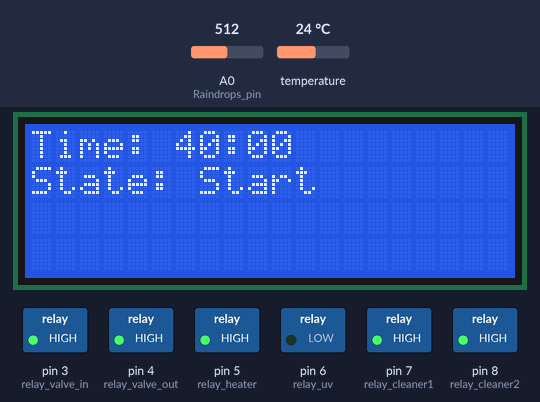
The sketch below on a simulated Arduino Uno, built with avr-gcc and run on an emulated ATmega328P. Shown: 20×4 character LCD, switched loads named in the sketch (green lamp = pin HIGH). The test bench sets the inputs (shaded band); at power-on: A0 (Raindrops_pin) = 512, temperature 24 °C.

Above: at 0.2 s.
At 6.5 s:
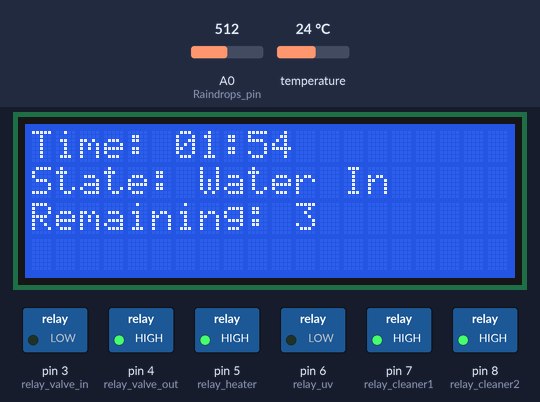
6.6 s: A0 (Raindrops_pin) set to 262
9.0 s: A0 (Raindrops_pin) set to 231
At 11.3 s:
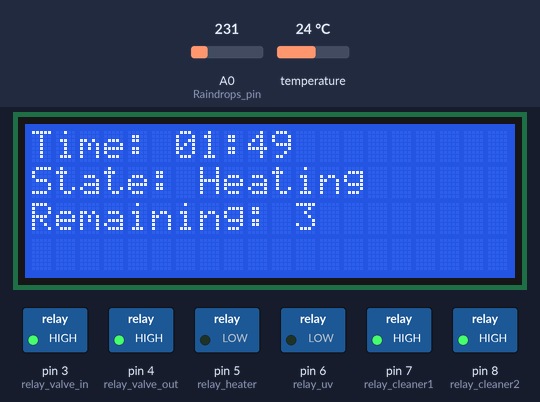
Timing chart, 0 to 12.8 s (numbered marks = the images above; inputs shaded):
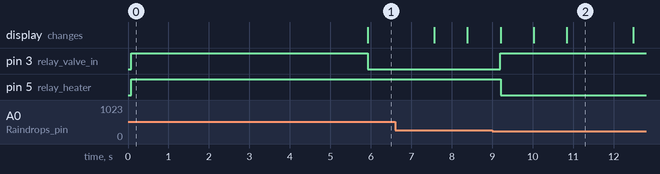

Measured:
- the behaviour switches between 250 and 249 on A0 (Raindrops_pin) (found by bisection; images 1 and 2)
- after the input at 9.0 s, pin 3 (relay_valve_in): LOW → HIGH after 0.19 s; pin 5 (relay_heater): HIGH → LOW after 0.21 s; the display: first changes after 0.21 s (image 2 shows a later state)

The sketch:

Cleaner.ino
```cpp
#include <Wire.h>
#include <OneWire.h>
#include <DallasTemperature.h>
#include <LiquidCrystal_I2C.h>
#define ONE_WIRE_BUS 2 // 수온센서
#define relay_valve_in 3 // 벨브in
#define relay_valve_out 4 // 벨브out
#define relay_heater 5 // 히터
#define relay_uv 6 // UV램프
#define relay_cleaner1 7 // 초음파1
#define relay_cleaner2 8 // 초음파2


//커뮤니케이션을 준비합니다.
OneWire oneWire(ONE_WIRE_BUS);
DallasTemperature sensors(&oneWire);
LiquidCrystal_I2C lcd(0x27, 20,4);    // LCD패널

int Raindrops_pin = A0;  // 빗방울센서 핀을 A0으로 설정
int arduino_state; // 아두이노 제어
int boundary_state; // 수위높이 체크
int temp_ok; // 온도 적정 확인
int cleaner_state; // 초음파 사용 여부
int clean_done; // 세척 완료 여부
int clean_count; // 세척 횟수
int minute; // 분
int sec; // 초
int heat_time; // 가열 시간
int in_time; // 물 들어오는 시간
float water_temp;
long prev_time, prev_clean, prev_out, curr_time;

void setup(void)
{
  Serial.begin(9600);
  sensors.begin();
  lcd.init();
  lcd.backlight();
  lcd.setCursor(0,0);
  pinMode(A0 , INPUT);   // 빗방울 감지핀을 아날로그 입력으로 설정
  pinMode(relay_valve_in, OUTPUT);
  pinMode(relay_valve_out, OUTPUT);
  pinMode(relay_heater, OUTPUT);
  pinMode(relay_cleaner1, OUTPUT);
  pinMode(relay_cleaner2, OUTPUT);
  pinMode(relay_uv, OUTPUT);
  arduino_state = 1;
  boundary_state = 0;
  cleaner_state = 0;
  clean_done = 0;
  clean_count = 0;
  temp_ok = 0;
  digitalWrite(relay_valve_in, HIGH);
  digitalWrite(relay_valve_out, HIGH);
  digitalWrite(relay_heater, HIGH);
  digitalWrite(relay_cleaner1, HIGH);
  digitalWrite(relay_cleaner2, HIGH);
  digitalWrite(relay_uv, LOW);
  prev_time = millis();
  heat_time = 0;
  in_time = 0;
  lcd.clear();
  lcd.setCursor(0,0);
  lcd.print("Time: 40:00");
  lcd.setCursor(0,1);
  lcd.print("State: ");
  lcd.print("Start");
  delay(5000);
}

void test() {
  Serial.print(arduino_state);
  Serial.print(", ");
  Serial.print(boundary_state);
  Serial.print(", ");
  Serial.print(cleaner_state);
  Serial.print(", ");
  Serial.print(clean_done);
  Serial.print(", ");
  Serial.println(clean_count);
  Serial.print("temperature: ");
  Serial.println(water_temp);
}

void loop(void){
  curr_time = millis();
  minute = (120000-curr_time)/60000 + (heat_time/1000)/60; // 남은시간/1분
  sec = ((120000-curr_time)/1000) - minute*60 + (heat_time/1000);
  sensors.requestTemperatures();
  water_temp = sensors.getTempCByIndex(0);
//  test();

  lcd.clear();
  lcd.setCursor(0,2);
  lcd.print("Remaining: ");
  lcd.print(3-clean_count);
  if(minute < 0) {
    lcd.setCursor(0,0);
    lcd.print("Time: 00:00");
    if(arduino_state == 0) {
      lcd.setCursor(0,1);
      lcd.print("State: Finish");
      lcd.setCursor(0,2);
      lcd.print("Remaining: 0");
    }
    else {
      lcd.setCursor(0,1);
      lcd.print("State: Start");
    }
  }
  else {
    lcd.setCursor(0,0);
    lcd.print("Time: ");
    lcd.print(minute);
    lcd.setCursor(8,0);
    lcd.print(":");
    lcd.setCursor(9,0);
    lcd.print(sec);
    if(sec<10 && sec>=0) {
      lcd.setCursor(9,0);
      lcd.print("0");
      lcd.print(sec);
    }
    if(minute<10 && minute>=0) {
      lcd.setCursor(6,0);
      lcd.print("0");
      lcd.print(minute);
    }
    lcd.setCursor(0,1);
    lcd.print("State: ");
    lcd.print("Start");
  }

  if(arduino_state == 1) {
  if(boundary_state == 0) {
    if(analogRead(A0) < 250){ // 빗방울 감지핀의 수위가 250미만이면
      digitalWrite(relay_valve_in, HIGH);
      digitalWrite(relay_valve_out, HIGH);
      boundary_state = 1;
    }
    else { // 빗방울 감지핀의 출력값이 250이상이면
      lcd.setCursor(0,1);
      lcd.print("State: Water In");
      digitalWrite(relay_valve_in, LOW);
      digitalWrite(relay_valve_out, HIGH);
      boundary_state = 0;
    }
  }

  if(boundary_state == 0 || temp_ok == 0) {
    prev_time = millis();
  }
  if(boundary_state == 1) {
    lcd.setCursor(0,1);
    lcd.print("State: Heating");
    if(water_temp < 75) { // 75도 보다 작을 때
      digitalWrite(relay_heater, LOW);
    }
    else if(water_temp >= 75) { // 75도 이상일 때
      digitalWrite(relay_heater, HIGH);
      temp_ok = 1;
    }
    if(curr_time-prev_time>180000) { // 75도이상 됬을 때, 3분동안 불림
//      heat_time = heat_time + (curr_time-prev_time) - 5000;
      boundary_state = 0;
      temp_ok = 0;
      cleaner_state = 1;
      prev_time = curr_time;
    }
  }

  if(cleaner_state == 0) {
    prev_clean = millis();
  }
  if(cleaner_state == 1) {
    lcd.setCursor(0,1);
    lcd.print("State: Cleaning");
    digitalWrite(relay_heater, HIGH);
    digitalWrite(relay_cleaner1, LOW);
    digitalWrite(relay_cleaner2, LOW);
    if(curr_time-prev_clean>300000) { // 5분동안 초음파작동
      digitalWrite(relay_cleaner1, HIGH);
      digitalWrite(relay_cleaner2, HIGH);
      cleaner_state = 0;
      clean_done = 1;
      prev_clean = curr_time;
    }
  }

  if(clean_done == 0) {
    prev_out = millis();
  }
  if(clean_done == 1) {
    lcd.setCursor(0,1);
    lcd.print("State: Water Out");
    digitalWrite(relay_valve_in, HIGH);
    digitalWrite(relay_valve_out, LOW);
    if(curr_time-prev_out>180000) { // 3분동안 물 뺌
      digitalWrite(relay_valve_out, HIGH);
      clean_done = 0;
      clean_count++;
      if(clean_count > 2) {
        arduino_state = 0;
        digitalWrite(relay_valve_in, HIGH);
        digitalWrite(relay_valve_out, HIGH);
        digitalWrite(relay_heater, HIGH);
        digitalWrite(relay_cleaner1, HIGH);
        digitalWrite(relay_cleaner2, HIGH);
      }
      prev_out = curr_time;
    }
  }
  }

//  delay(100); // 센서값 간격 0.1초로 설정
}
```
